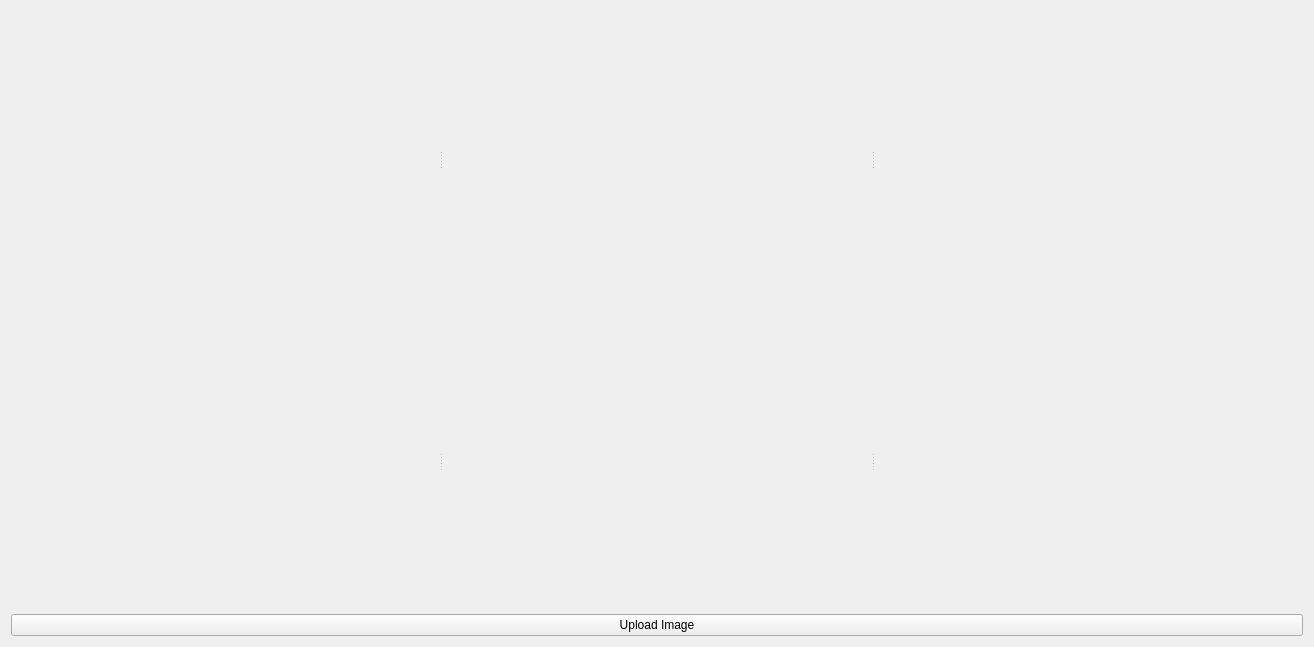
<?xml version="1.0" encoding="UTF-8"?>
<ui version="4.0">
 <class>PlotsWidget</class>
 <widget class="QWidget" name="PlotsWidget">
  <property name="geometry">
   <rect>
    <x>0</x>
    <y>0</y>
    <width>1314</width>
    <height>647</height>
   </rect>
  </property>
  <property name="windowTitle">
   <string>Form</string>
  </property>
  <layout class="QGridLayout" name="gridLayout">
   <item row="0" column="0">
    <widget class="QSplitter" name="splitter">
     <property name="orientation">
      <enum>Qt::Horizontal</enum>
     </property>
     <widget class="QLabel" name="redHistogramLabel">
      <property name="text">
       <string/>
      </property>
     </widget>
     <widget class="QLabel" name="greenHistogramLabel">
      <property name="text">
       <string/>
      </property>
     </widget>
     <widget class="QLabel" name="blueHistogramLabel">
      <property name="text">
       <string/>
      </property>
     </widget>
    </widget>
   </item>
   <item row="1" column="0">
    <widget class="QSplitter" name="splitter_2">
     <property name="orientation">
      <enum>Qt::Horizontal</enum>
     </property>
     <widget class="QLabel" name="rgbDistributionHistogramLabel">
      <property name="text">
       <string/>
      </property>
     </widget>
     <widget class="QLabel" name="grayscaleDistributionCurveLabel">
      <property name="text">
       <string/>
      </property>
     </widget>
     <widget class="QLabel" name="grayscaleHistogramlabel">
      <property name="text">
       <string/>
      </property>
     </widget>
    </widget>
   </item>
   <item row="2" column="0">
    <widget class="QPushButton" name="uploadImgBtn">
     <property name="text">
      <string>Upload Image</string>
     </property>
    </widget>
   </item>
  </layout>
 </widget>
 <resources/>
 <connections/>
</ui>
